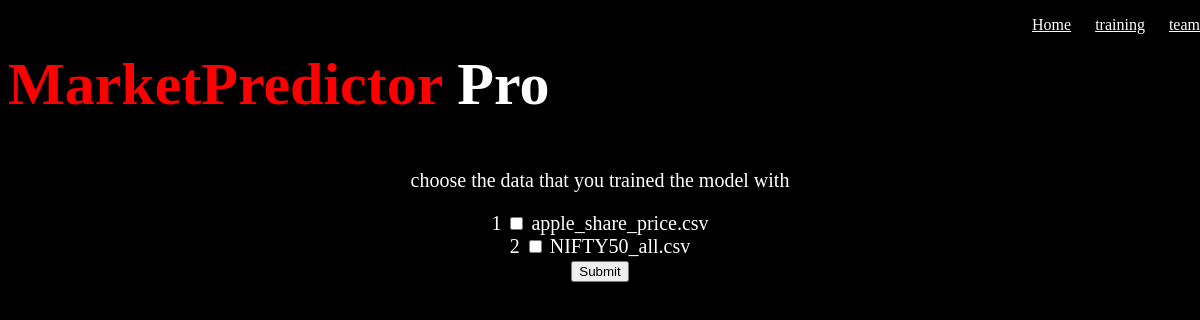
The app's page /model, older data.
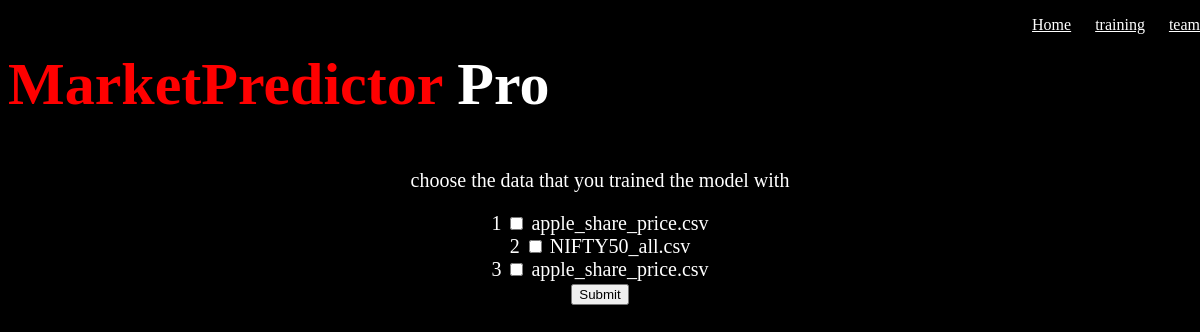
The same page, newer data.
### myapp/models.py (models this page shows)
class Predicted(models.Model):
    csv_name=models.CharField(max_length=100)
    csv_file=models.FileField(upload_to="pdf",blank=False)

### myapp/views.py (the view)
# urls.py: path('model',views.choose_model,name='model'),
def choose_model(request):
    data=Predicted.objects.all()
    return render(request,'choose_model.html',{"data":data})

### template/choose_model.html (shortened to what this page needs)
<!DOCTYPE html>
<html lang="en">
<head>
</head>
<body>
  <h2 style=" font-size: 60px;font-family: cursive;color: white;"><span style="color: red;">MarketPredictor </span>Pro</h2>
  <nav class="test"  style="position: absolute; top: 0;right: 0;">
     <ul>
  <li style="display: inline;margin-left: 20px;size: 20px;"><a style="color:white;" href="index">Home</a></li>
  <li style="display: inline;margin-left: 20px;size: 20px;"><a style="color: white;" href="training">training</a></li>
  <li style="display: inline;margin-left: 20px;size: 20px;"><a style="color:white;" href="team">team</a></li>
     </ul>
  </nav>
    <form action="prediction" method="post" style="text-align: center;font-size: 20px;color: white;">
      <p style="color: white;">choose the data that you trained the model with</p>
        {% for model in data %}
         {{model.id}}
          <input style="color: white;" type="checkbox" name="selected_model" value="{{ model.id }}"> {{ model.csv_name }} <br>
        {% endfor %}
        <input type="submit" value="Submit">
      </form>
</body>
</html>

Row changes from the older to the newer data that the page shows:
added Predicted: id "3", csv_name "apple_share_price.csv"
